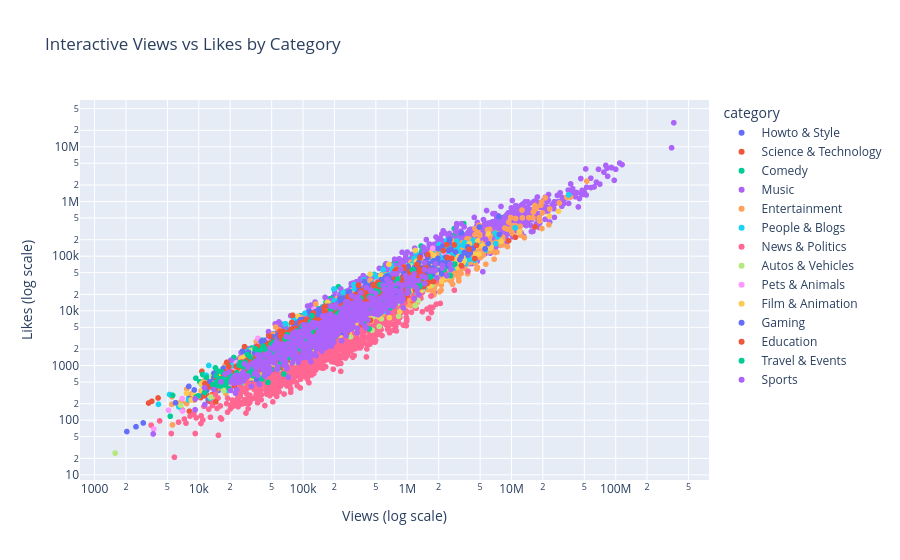
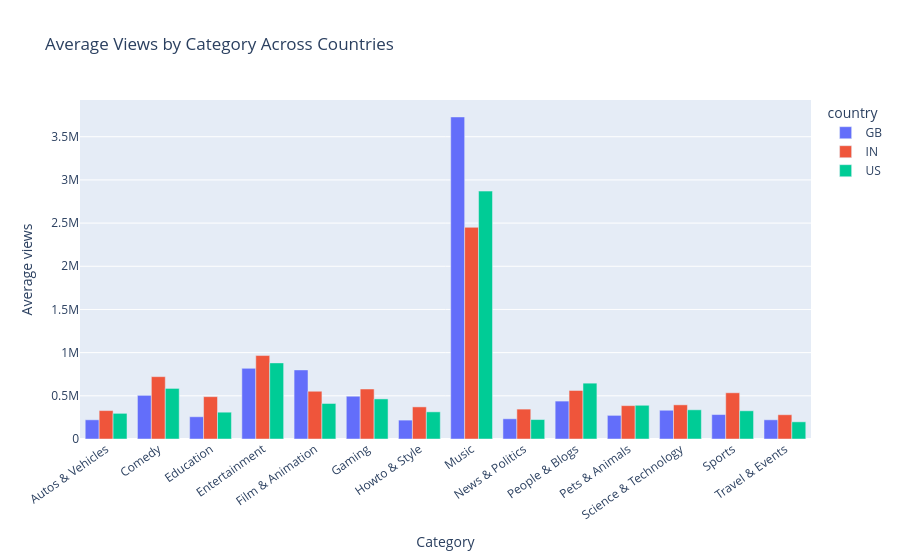

Notebook cell for these charts, in order:
### Markdown cell above
## 4. Interactive charts — Plotly (two charts)

Hover over marks for detail. Large datasets are sampled for interactive responsiveness; aggregate charts use the full cleaned data.

### Code cell
# Interactive chart 1: views vs likes colored by category, title on hover
plotly_scatter = clean[["views", "likes", "category", "title", "country"]].dropna(subset=["views", "likes"]).copy()
if len(plotly_scatter) > 15000:
    plotly_scatter = plotly_scatter.sample(15000, random_state=SEED)
fig = px.scatter(plotly_scatter, x="views", y="likes", color="category", hover_name="title", hover_data=["country"], log_x=True, log_y=True, title="Interactive Views vs Likes by Category")
fig.update_layout(xaxis_title="Views (log scale)", yaxis_title="Likes (log scale)")
fig.show()
print("Interpretation: The interactive scatter lets the analyst inspect individual video titles and country context while comparing views and likes across categories. Clusters and exceptions are easier to investigate by hovering than in a static plot. An interactive scatter is appropriate for two numeric measures with categorical color and record-level hover details.")

# Interactive chart 2: mean views by category and country
country_category_views = (clean.dropna(subset=["views"]).groupby(["country", "category"], as_index=False)["views"].mean())
fig = px.bar(country_category_views, x="category", y="views", color="country", barmode="group", title="Average Views by Category Across Countries")
fig.update_layout(xaxis_title="Category", yaxis_title="Average views", xaxis_tickangle=-35)
fig.show()
print("Interpretation: The grouped bars compare average views for the same category across US, GB and IN records. Means can be influenced by extreme viral videos, so the chart should be read alongside the median and distribution analysis. A grouped bar chart fits a numeric summary compared across two categorical dimensions: category and country.")

### Figure 1 — Plotly figure (JSON) as saved in the notebook; plotly's stock layout.template omitted (floating-point values rounded to 4 significant figures; data arrays with more than 128 entries replaced by an {"elided": "..."} marker saying what was removed)
{"data": [{"customdata": {"elided": "563x1 str values"}, "hovertemplate": "<b>%{hovertext}</b><br><br>category=Howto & Style<br>views=%{x}<br>likes=%{y}<br>country=%{customdata[0]}<extra></extra>", "hovertext": {"elided": "563 str values"}, "legendgroup": "Howto & Style", "marker": {"color": "#636efa", "symbol": "circle"}, "mode": "markers", "name": "Howto & Style", "showlegend": true, "type": "scattergl", "x": {"elided": "563 int values"}, "xaxis": "x", "y": {"elided": "563 float values"}, "yaxis": "y"}, {"customdata": {"elided": "513x1 str values"}, "hovertemplate": "<b>%{hovertext}</b><br><br>category=Science & Technology<br>views=%{x}<br>likes=%{y}<br>country=%{customdata[0]}<extra></extra>", "hovertext": {"elided": "513 str values"}, "legendgroup": "Science & Technology", "marker": {"color": "#EF553B", "symbol": "circle"}, "mode": "markers", "name": "Science & Technology", "showlegend": true, "type": "scattergl", "x": {"elided": "513 int values"}, "xaxis": "x", "y": {"elided": "513 float values"}, "yaxis": "y"}, {"customdata": {"elided": "1071x1 str values"}, "hovertemplate": "<b>%{hovertext}</b><br><br>category=Comedy<br>views=%{x}<br>likes=%{y}<br>country=%{customdata[0]}<extra></extra>", "hovertext": {"elided": "1071 str values"}, "legendgroup": "Comedy", "marker": {"color": "#00cc96", "symbol": "circle"}, "mode": "markers", "name": "Comedy", "showlegend": true, "type": "scattergl", "x": {"elided": "1071 int values"}, "xaxis": "x", "y": {"elided": "1071 float values"}, "yaxis": "y"}, {"customdata": {"elided": "3342x1 str values"}, "hovertemplate": "<b>%{hovertext}</b><br><br>category=Music<br>views=%{x}<br>likes=%{y}<br>country=%{customdata[0]}<extra></extra>", "hovertext": {"elided": "3342 str values"}, "legendgroup": "Music", "marker": {"color": "#ab63fa", "symbol": "circle"}, "mode": "markers", "name": "Music", "showlegend": true, "type": "scattergl", "x": {"elided": "3342 int values"}, "xaxis": "x", "y": {"elided": "3342 float values"}, "yaxis": "y"}, {"customdata": {"elided": "3993x1 str values"}, "hovertemplate": "<b>%{hovertext}</b><br><br>category=Entertainment<br>views=%{x}<br>likes=%{y}<br>country=%{customdata[0]}<extra></extra>", "hovertext": {"elided": "3993 str values"}, "legendgroup": "Entertainment", "marker": {"color": "#FFA15A", "symbol": "circle"}, "mode": "markers", "name": "Entertainment", "showlegend": true, "type": "scattergl", "x": {"elided": "3993 int values"}, "xaxis": "x", "y": {"elided": "3993 float values"}, "yaxis": "y"}, {"customdata": {"elided": "1259x1 str values"}, "hovertemplate": "<b>%{hovertext}</b><br><br>category=People & Blogs<br>views=%{x}<br>likes=%{y}<br>country=%{customdata[0]}<extra></extra>", "hovertext": {"elided": "1259 str values"}, "legendgroup": "People & Blogs", "marker": {"color": "#19d3f3", "symbol": "circle"}, "mode": "markers", "name": "People & Blogs", "showlegend": true, "type": "scattergl", "x": {"elided": "1259 int values"}, "xaxis": "x", "y": {"elided": "1259 float values"}, "yaxis": "y"}, {"customdata": {"elided": "792x1 str values"}, "hovertemplate": "<b>%{hovertext}</b><br><br>category=News & Politics<br>views=%{x}<br>likes=%{y}<br>country=%{customdata[0]}<extra></extra>", "hovertext": {"elided": "792 str values"}, "legendgroup": "News & Politics", "marker": {"color": "#FF6692", "symbol": "circle"}, "mode": "markers", "name": "News & Politics", "showlegend": true, "type": "scattergl", "x": {"elided": "792 int values"}, "xaxis": "x", "y": {"elided": "792 float values"}, "yaxis": "y"}, {"customdata": {"elided": "323x1 str values"}, "hovertemplate": "<b>%{hovertext}</b><br><br>category=Autos & Vehicles<br>views=%{x}<br>likes=%{y}<br>country=%{customdata[0]}<extra></extra>", "hovertext": {"elided": "323 str values"}, "legendgroup": "Autos & Vehicles", "marker": {"color": "#B6E880", "symbol": "circle"}, "mode": "markers", "name": "Autos & Vehicles", "showlegend": true, "type": "scattergl", "x": {"elided": "323 int values"}, "xaxis": "x", "y": {"elided": "323 float values"}, "yaxis": "y"}, {"customdata": {"elided": "312x1 str values"}, "hovertemplate": "<b>%{hovertext}</b><br><br>category=Pets & Animals<br>views=%{x}<br>likes=%{y}<br>country=%{customdata[0]}<extra></extra>", "hovertext": {"elided": "312 str values"}, "legendgroup": "Pets & Animals", "marker": {"color": "#FF97FF", "symbol": "circle"}, "mode": "markers", "name": "Pets & Animals", "showlegend": true, "type": "scattergl", "x": {"elided": "312 int values"}, "xaxis": "x", "y": {"elided": "312 float values"}, "yaxis": "y"}, {"customdata": {"elided": "750x1 str values"}, "hovertemplate": "<b>%{hovertext}</b><br><br>category=Film & Animation<br>views=%{x}<br>likes=%{y}<br>country=%{customdata[0]}<extra></extra>", "hovertext": {"elided": "750 str values"}, "legendgroup": "Film & Animation", "marker": {"color": "#FECB52", "symbol": "circle"}, "mode": "markers", "name": "Film & Animation", "showlegend": true, "type": "scattergl", "x": {"elided": "750 int values"}, "xaxis": "x", "y": {"elided": "750 float values"}, "yaxis": "y"}, {"customdata": {"elided": "677x1 str values"}, "hovertemplate": "<b>%{hovertext}</b><br><br>category=Gaming<br>views=%{x}<br>likes=%{y}<br>country=%{customdata[0]}<extra></extra>", "hovertext": {"elided": "677 str values"}, "legendgroup": "Gaming", "marker": {"color": "#636efa", "symbol": "circle"}, "mode": "markers", "name": "Gaming", "showlegend": true, "type": "scattergl", "x": {"elided": "677 int values"}, "xaxis": "x", "y": {"elided": "677 float values"}, "yaxis": "y"}, {"customdata": {"elided": "550x1 str values"}, "hovertemplate": "<b>%{hovertext}</b><br><br>category=Education<br>views=%{x}<br>likes=%{y}<br>country=%{customdata[0]}<extra></extra>", "hovertext": {"elided": "550 str values"}, "legendgroup": "Education", "marker": {"color": "#EF553B", "symbol": "circle"}, "mode": "markers", "name": "Education", "showlegend": true, "type": "scattergl", "x": {"elided": "550 int values"}, "xaxis": "x", "y": {"elided": "550 float values"}, "yaxis": "y"}, {"customdata": {"elided": "218x1 str values"}, "hovertemplate": "<b>%{hovertext}</b><br><br>category=Travel & Events<br>views=%{x}<br>likes=%{y}<br>country=%{customdata[0]}<extra></extra>", "hovertext": {"elided": "218 str values"}, "legendgroup": "Travel & Events", "marker": {"color": "#00cc96", "symbol": "circle"}, "mode": "markers", "name": "Travel & Events", "showlegend": true, "type": "scattergl", "x": {"elided": "218 int values"}, "xaxis": "x", "y": {"elided": "218 float values"}, "yaxis": "y"}, {"customdata": {"elided": "637x1 str values"}, "hovertemplate": "<b>%{hovertext}</b><br><br>category=Sports<br>views=%{x}<br>likes=%{y}<br>country=%{customdata[0]}<extra></extra>", "hovertext": {"elided": "637 str values"}, "legendgroup": "Sports", "marker": {"color": "#ab63fa", "symbol": "circle"}, "mode": "markers", "name": "Sports", "showlegend": true, "type": "scattergl", "x": {"elided": "637 int values"}, "xaxis": "x", "y": {"elided": "637 float values"}, "yaxis": "y"}], "layout": {"legend": {"title": {"text": "category"}, "tracegroupgap": 0}, "title": {"text": "Interactive Views vs Likes by Category"}, "xaxis": {"anchor": "y", "domain": [0.0, 1.0], "title": {"text": "Views (log scale)"}, "type": "log"}, "yaxis": {"anchor": "x", "domain": [0.0, 1.0], "title": {"text": "Likes (log scale)"}, "type": "log"}}}

### Figure 2 — Plotly figure (JSON) as saved in the notebook; plotly's stock layout.template omitted (floating-point values rounded to 4 significant figures)
{"data": [{"alignmentgroup": "True", "hovertemplate": "country=GB<br>category=%{x}<br>views=%{y}<extra></extra>", "legendgroup": "GB", "marker": {"color": "#636efa", "pattern": {"shape": ""}}, "name": "GB", "offsetgroup": "GB", "orientation": "v", "showlegend": true, "textposition": "auto", "type": "bar", "x": ["Autos & Vehicles", "Comedy", "Education", "Entertainment", "Film & Animation", "Gaming", "Howto & Style", "Music", "News & Politics", "People & Blogs", "Pets & Animals", "Science & Technology", "Sports", "Travel & Events"], "xaxis": "x", "y": [222300.0, 505500.0, 257600.0, 818000.0, 800000.0, 495200.0, 218800.0, 3729000.0, 234000.0, 439000.0, 273600.0, 332900.0, 283000.0, 222300.0], "yaxis": "y"}, {"alignmentgroup": "True", "hovertemplate": "country=IN<br>category=%{x}<br>views=%{y}<extra></extra>", "legendgroup": "IN", "marker": {"color": "#EF553B", "pattern": {"shape": ""}}, "name": "IN", "offsetgroup": "IN", "orientation": "v", "showlegend": true, "textposition": "auto", "type": "bar", "x": ["Autos & Vehicles", "Comedy", "Education", "Entertainment", "Film & Animation", "Gaming", "Howto & Style", "Music", "News & Politics", "People & Blogs", "Pets & Animals", "Science & Technology", "Sports", "Travel & Events"], "xaxis": "x", "y": [329000.0, 721900.0, 490200.0, 966200.0, 552900.0, 578900.0, 371900.0, 2451000.0, 346200.0, 561800.0, 386300.0, 395600.0, 535200.0, 281000.0], "yaxis": "y"}, {"alignmentgroup": "True", "hovertemplate": "country=US<br>category=%{x}<br>views=%{y}<extra></extra>", "legendgroup": "US", "marker": {"color": "#00cc96", "pattern": {"shape": ""}}, "name": "US", "offsetgroup": "US", "orientation": "v", "showlegend": true, "textposition": "auto", "type": "bar", "x": ["Autos & Vehicles", "Comedy", "Education", "Entertainment", "Film & Animation", "Gaming", "Howto & Style", "Music", "News & Politics", "People & Blogs", "Pets & Animals", "Science & Technology", "Sports", "Travel & Events"], "xaxis": "x", "y": [297100.0, 585800.0, 310400.0, 881300.0, 411300.0, 464000.0, 314400.0, 2870000.0, 225100.0, 646600.0, 390600.0, 338100.0, 326700.0, 198900.0], "yaxis": "y"}], "layout": {"barmode": "group", "legend": {"title": {"text": "country"}, "tracegroupgap": 0}, "title": {"text": "Average Views by Category Across Countries"}, "xaxis": {"anchor": "y", "domain": [0.0, 1.0], "tickangle": -35, "title": {"text": "Category"}}, "yaxis": {"anchor": "x", "domain": [0.0, 1.0], "title": {"text": "Average views"}}}}
